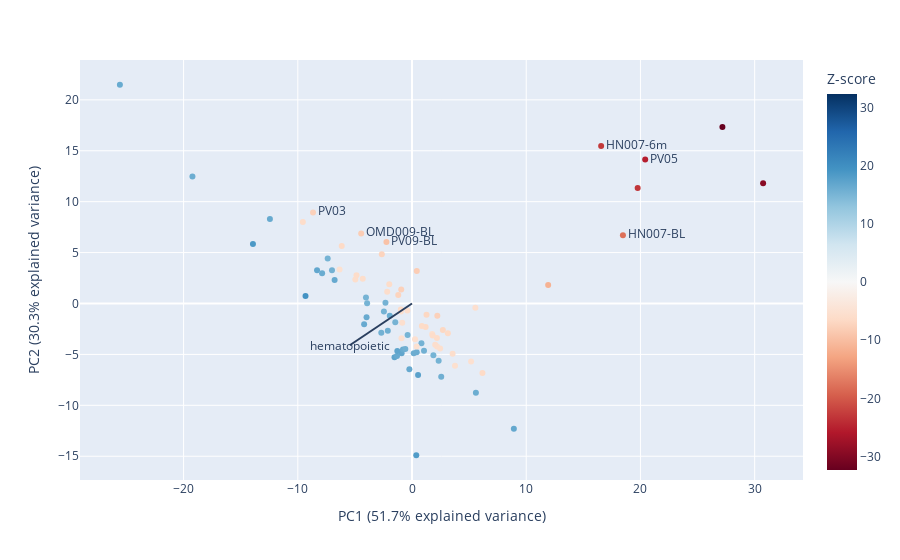

Notebook code for this chart:
### Code cell
keepcelltype = ("A549_hg38",
                "endothel_FEV_clusters690_739_790_843_890_hg38",
                "epi_tp53_clusters2298_2348_hg38",
                "HEEPIC_PrEC_SAEC_cluster2150_hg38",
                "hematopoietic_specific_liquorice_hg38",
                "hepatocyte_all_hg38",
                "mammary_cluster2239_hg38",
                "melano_FOXA2_cluster2468_hg38",
                "melano_SOX_clusters1863_2205_hg38",
                "prostate_cluster2483_hg38",
                "SAEC_hg38",
                "skeletal_muscle_cluster1518_hg38")
heme_z = x_wide['hematopoietic_specific_liquorice_hg38'].tolist()
color_scale = []
for z in heme_z:
    if z > 0:
         scale = z + 15 
    elif z < 0 and z > -5:
        scale = z - 5
    else:
        scale = z 
    color_scale.append(scale)
x_wide['color_scale'] = color_scale
samples = x_wide['sample_x'].tolist()
relevant = ['PV03', 'PV05_R1', 'HN007-BL', 'OMD009-BL', 'PV09-BL', 'HN007-6m-2Eluat']
x_wide['relevant_text'] = [x if x in relevant else "" for x in samples]
x_wide['relevant_text'] = x_wide['relevant_text'].replace({'HN007-6m-2Eluat':'HN007-6m', "PV05_R1": "PV05"})
fig = px.scatter(components, x=0, y=1, text=x_wide['relevant_text'], color=x_wide['color_scale'], 
                 color_continuous_midpoint = 0, color_continuous_scale=px.colors.diverging.RdBu,
                labels={
                     "0": "PC1 (51.7% explained variance)",
                     "1": "PC2 (30.3% explained variance)",
                     "color": "Z-score"
                 })
top_loadings = ["hematopoietic_specific_liquorice_hg38"]
for loading in top_loadings:
    i = keepcelltype.index(loading)
    fig.add_shape(
        type='line',
        x0=0, y0=0,
        x1=loadings[i, 0],
        y1=loadings[i, 1]
    )
    fig.add_annotation(
        x=loadings[i, 0],
        y=loadings[i, 1],
        ax=0, ay=0,
        #xanchor="left",
        #yanchor="bottom",
        text='hematopoietic',
    )
fig.update_traces(textposition='middle right')
fig.show()
pio.write_image(fig, 'PCA.png', width=2400, height=1600)

### Figure 1 — Plotly figure (JSON) as saved in the notebook; plotly's stock layout.template omitted (floating-point values rounded to 4 significant figures)
{"data": [{"hovertemplate": "PC1 (51.7% explained variance)=%{x}<br>PC2 (30.3% explained variance)=%{y}<br>text=%{text}<br>Z-score=%{marker.color}<extra></extra>", "legendgroup": "", "marker": {"color": [16.67, 17.53, 16.13, 17.13, 16.87, -6.02, 16.33, 15.39, -7.29, -5.34, 16.05, 15.99, 16.07, -6.87, 15.18, 15.77, 16.81, -6.87, -5.32, -5.22, 16.51, 16.51, 15.33, 18.22, -5.49, -7.31, -5.73, -5.68, -5.69, -5.75, 16.36, -22.91, -17.88, -5.11, -6.5, -5.91, 15.24, -5.07, 16.19, -5.78, 16.39, -6.07, -7.61, -6.49, -7.62, -5.58, 15.23, 16.55, 15.44, 16.3, -6.5, -23.26, 15.5, -6.44, -6.26, -32.3, 19.47, -6.31, 16.4, 15.58, -5.47, -5.45, 15.29, 18.65, 15.3, 15.7, -5.31, 15.29, -6.11, -11.32, -29.36, 15.31, -6.09, -8.18, -6.08, -5.31, -5.28, -8.16, -7.61, 15.7, -25.36, 15.97, 15.17, 17.2, -9.48], "coloraxis": "coloraxis", "symbol": "circle"}, "mode": "markers+text", "name": "", "orientation": "v", "showlegend": false, "text": ["", "", "", "", "", "", "", "", "", "", "", "", "", "", "", "", "", "", "", "", "", "", "", "", "", "", "", "", "", "", "", "HN007-6m", "HN007-BL", "", "", "", "", "", "", "", "", "", "", "", "", "", "", "", "", "", "", "", "", "", "", "", "", "", "", "", "", "", "", "", "", "", "", "", "", "", "", "", "", "OMD009-BL", "", "", "", "", "PV03", "", "PV05", "", "", "", "PV09-BL"], "textposition": "middle right", "type": "scatter", "x": [8.915, 0.5299, 0.41, -1.533, -0.9115, 2.18, -25.58, 0.8243, -2.645, 1.765, 5.593, -19.23, -1.947, 2.701, 1.871, -2.121, -8.316, 1.27, 3.763, 0.2626, -0.2333, -6.778, -2.326, 0.3705, 2.191, -1.204, -4.316, 2.03, -0.4094, 3.555, -4.194, 16.56, 18.47, 0.4016, 3.137, -2.174, -4.033, -6.344, -7.872, -4.964, -3.982, -4.863, 2.216, 6.167, -0.9461, -0.8581, -1.467, -1.316, -7.009, -0.796, 1.193, 19.76, -2.691, -6.154, 0.8622, 27.18, -9.324, -0.9795, -12.44, 1.049, 2.461, 5.545, -3.932, -13.93, 2.331, 2.557, -0.9214, -7.384, 1.803, 11.92, 30.74, -2.461, -9.558, -4.452, -1.992, 5.172, -0.9704, 0.4158, -8.668, -0.5862, 20.42, 0.149, -0.3862, -1.287, -2.242], "xaxis": "x", "y": [-12.29, -7.031, -4.791, -5.267, -4.876, -3.388, 21.48, -3.908, 4.828, -3.003, -8.765, 12.46, -1.195, -2.615, -5.085, -2.687, 3.262, -1.108, -6.121, -3.518, -6.453, 2.309, 0.07408, -14.9, -4.22, 0.8368, 2.442, -4.048, -0.6863, -4.932, -2.039, 15.47, 6.701, -4.214, -2.912, 1.15, 0.594, 3.341, 2.968, 2.359, -1.357, 2.775, -1.195, -6.835, 1.38, -1.896, -1.834, -5.159, 3.257, -4.526, -2.308, 11.34, -2.866, 5.638, -2.207, 17.34, 0.7426, -0.5809, 8.301, -4.645, -4.414, -0.4087, 0.03264, 5.854, -5.614, -7.189, -3.409, 4.417, -3.154, 1.815, 11.8, -0.7849, 7.997, 6.878, 1.878, -5.703, -0.7798, 3.203, 8.939, -4.472, 14.14, -4.878, -3.099, -4.665, 6.027], "yaxis": "y"}], "layout": {"annotations": [{"ax": 0, "ay": 0, "text": "hematopoietic", "x": -5.45, "y": -4.098}], "coloraxis": {"cmid": 0, "colorbar": {"title": {"text": "Z-score"}}, "colorscale": [[0, "rgb(103,0,31)"], [0.1, "rgb(178,24,43)"], [0.2, "rgb(214,96,77)"], [0.3, "rgb(244,165,130)"], [0.4, "rgb(253,219,199)"], [0.5, "rgb(247,247,247)"], [0.6, "rgb(209,229,240)"], [0.7, "rgb(146,197,222)"], [0.8, "rgb(67,147,195)"], [0.9, "rgb(33,102,172)"], [1, "rgb(5,48,97)"]]}, "legend": {"tracegroupgap": 0}, "margin": {"t": 60}, "shapes": [{"type": "line", "x0": 0, "x1": -5.45, "y0": 0, "y1": -4.098}], "xaxis": {"anchor": "y", "domain": [0, 1], "title": {"text": "PC1 (51.7% explained variance)"}}, "yaxis": {"anchor": "x", "domain": [0, 1], "title": {"text": "PC2 (30.3% explained variance)"}}}}
